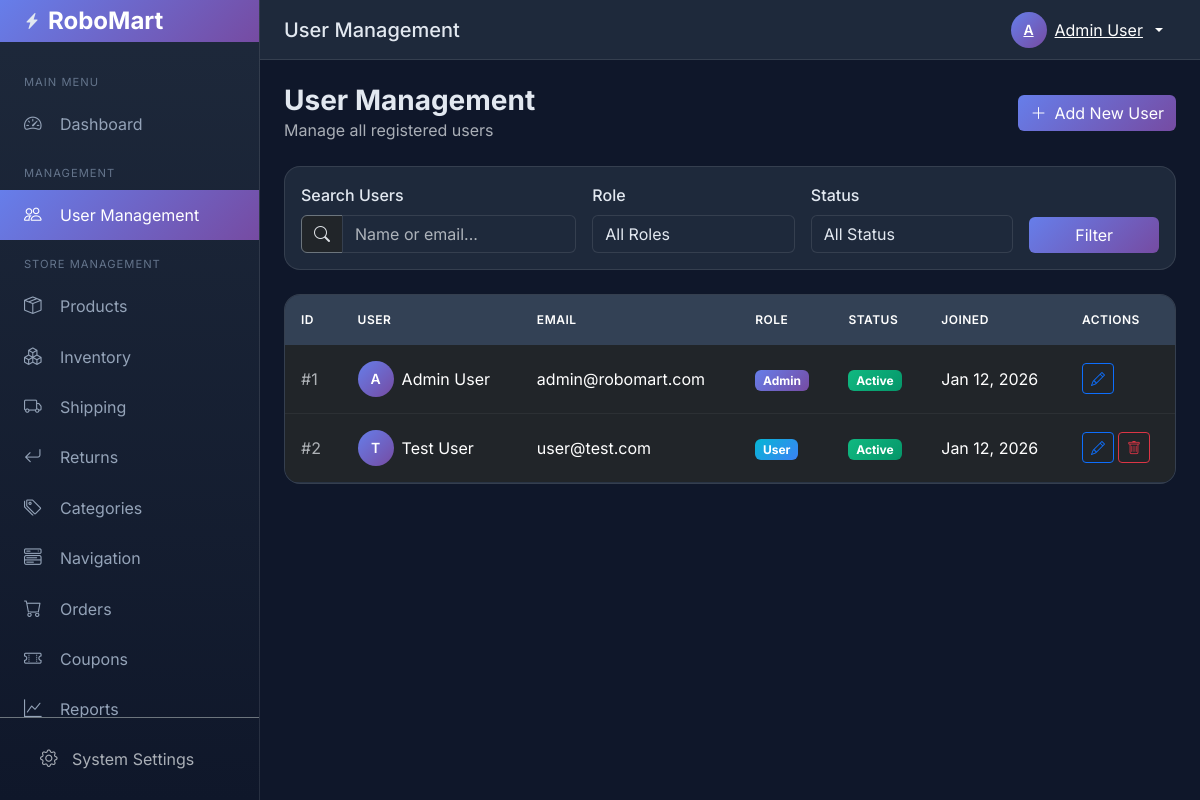
The app's page /backend/users/index.php (signed in) with its own data.
### tables this page shows
CREATE TABLE IF NOT EXISTS users (
    id INT AUTO_INCREMENT PRIMARY KEY,
    full_name VARCHAR(100) NOT NULL,
    email VARCHAR(255) NOT NULL UNIQUE,
    password_hash VARCHAR(255) NOT NULL,
    role ENUM('user', 'admin') NOT NULL DEFAULT 'user',
    google_id VARCHAR(255) NULL UNIQUE,
    is_active TINYINT(1) NOT NULL DEFAULT 1,
    created_at TIMESTAMP DEFAULT CURRENT_TIMESTAMP,
    updated_at TIMESTAMP DEFAULT CURRENT_TIMESTAMP ON UPDATE CURRENT_TIMESTAMP,
    INDEX idx_email (email),
    INDEX idx_google_id (google_id),
    INDEX idx_role (role)
);

### functions.php (called while the page is built, shortened)
<?php
function get_all_users($pdo, $page = 1, $per_page = 10, $search = '', $role = '', $status = '') {
    $offset = ($page - 1) * $per_page;
    $where_clauses = [];
    $params = [];
    $where = !empty($where_clauses) ? 'WHERE ' . implode(' AND ', $where_clauses) : '';
    $count_sql = "SELECT COUNT(*) FROM users {$where}";
    $count_stmt = $pdo->prepare($count_sql);
    $count_stmt->execute($params);
    $total = $count_stmt->fetchColumn();
    $sql = "SELECT id, full_name, email, role, is_active, created_at, updated_at
            FROM users {$where}
            ORDER BY created_at DESC
            LIMIT {$per_page} OFFSET {$offset}";
    $stmt = $pdo->prepare($sql);
    $stmt->execute($params);
    $users = $stmt->fetchAll();
    return [
        'users' => $users,
        'total' => $total,
        'pages' => ceil($total / $per_page),
        'current_page' => $page
    ];
}

### backend/users/index.php (the view, shortened to what this page needs)
<?php
require_once '../config.php';
$page = isset($_GET['page']) ? max(1, intval($_GET['page'])) : 1;
$search = isset($_GET['search']) ? sanitize_input($_GET['search']) : '';
$role = isset($_GET['role']) ? sanitize_input($_GET['role']) : '';
$status = isset($_GET['status']) ? sanitize_input($_GET['status']) : '';
$result = get_all_users($pdo, $page, ADMIN_PER_PAGE, $search, $role, $status);
$users = $result['users'];
include '../includes/header.php';
include '../includes/sidebar.php';
?>
<div class="page-header d-flex justify-content-between align-items-center flex-wrap gap-3">
    <div>
        <h1 class="page-title">User Management</h1>
        <p class="text-muted mb-0">Manage all registered users</p>
    </div>
    <div>
        <a href="add.php" class="btn btn-primary">
            <i class="bi bi-plus-lg me-2"></i>Add New User
        </a>
    </div>
</div>
<div class="table-container mb-4">
    <div class="p-3">
        <form method="GET" class="row g-3 align-items-end">
            <div class="col-md-4">
                <label class="form-label">Search Users</label>
                <div class="input-group">
                    <span class="input-group-text bg-dark border-secondary"><i class="bi bi-search"></i></span>
                    <input type="text" name="search" class="form-control"
                           placeholder="Name or email..."
                           value="<?php echo htmlspecialchars($search); ?>">
                </div>
            </div>
            <div class="col-md-3">
                <label class="form-label">Role</label>
                <select name="role" class="form-select">
                    <option value="">All Roles</option>
                </select>
            </div>
            <div class="col-md-3">
                <label class="form-label">Status</label>
                <select name="status" class="form-select">
                    <option value="">All Status</option>
                </select>
            </div>
            <div class="col-md-2">
                <button type="submit" class="btn btn-primary w-100">Filter</button>
            </div>
        </form>
    </div>
</div>
<div class="table-container">
    <div class="table-responsive">
        <table class="table">
            <thead>
                <tr>
                    <th>ID</th>
                    <th>User</th>
                    <th>Email</th>
                    <th>Role</th>
                    <th>Status</th>
                    <th>Joined</th>
                    <th>Actions</th>
                </tr>
            </thead>
            <tbody>
                <?php if (empty($users)): ?>
                <tr>
                    <td colspan="7" class="text-center py-5 text-muted">
                        <i class="bi bi-people fs-1 d-block mb-3"></i>
                        No users found
                    </td>
                </tr>
                <?php else: ?>
                <?php foreach ($users as $user): ?>
                <tr>
                    <td class="text-muted">#<?php echo $user['id']; ?></td>
                    <td>
                        <div class="d-flex align-items-center gap-2">
                            <div class="avatar">
                                <?php echo strtoupper(substr($user['full_name'], 0, 1)); ?>
                            </div>
                            <span><?php echo htmlspecialchars($user['full_name']); ?></span>
                        </div>
                    </td>
                    <td><?php echo htmlspecialchars($user['email']); ?></td>
                    <td>
                        <span class="badge <?php echo $user['role'] === 'admin' ? 'badge-admin' : 'badge-user'; ?>">
                            <?php echo ucfirst($user['role']); ?>
                        </span>
                    </td>
                    <td>
                        <span class="badge <?php echo $user['is_active'] ? 'badge-active' : 'badge-inactive'; ?>">
                            <?php echo $user['is_active'] ? 'Active' : 'Inactive'; ?>
                        </span>
                    </td>
                    <td><?php echo date('M d, Y', strtotime($user['created_at'])); ?></td>
                    <td>
                        <div class="d-flex gap-1">
                            <a href="edit.php?id=<?php echo $user['id']; ?>"
                               class="btn btn-sm btn-outline-primary" title="Edit">
                                <i class="bi bi-pencil"></i>
                            </a>
                            <?php if ($user['id'] != $_SESSION['user_id']): ?>
                            <button type="button" class="btn btn-sm btn-outline-danger"
                                    title="Delete" onclick="confirmDelete(<?php echo $user['id']; ?>, '<?php echo htmlspecialchars(addslashes($user['full_name'])); ?>')">
                                <i class="bi bi-trash"></i>
                            </button>
                            <?php endif; ?>
                        </div>
                    </td>
                </tr>
                <?php endforeach; ?>
                <?php endif; ?>
            </tbody>
        </table>
    </div>
</div>
<?php include '../includes/footer.php'; ?>

### backend/includes/header.php (style rules this page uses)
:root { --sidebar-width: 260px; --header-height: 60px; --primary-gradient: linear-gradient(135deg, #667eea 0%, #764ba2 100%); }
body { font-family: 'Inter', sans-serif; background-color: #0f172a; color: #e2e8f0; }
.table-container { background: #1e293b; border-radius: 16px; border: 1px solid rgba(255,255,255,0.1); overflow: hidden; }
.table { margin: 0; color: #e2e8f0; }
.table thead th { background: #334155; border-bottom: none; padding: 1rem; font-weight: 600; text-transform: uppercase; font-size: 0.75rem; letter-spacing: 0.5px; }
.table tbody td { padding: 1rem; border-color: rgba(255,255,255,0.05); vertical-align: middle; }
.badge-admin { background: linear-gradient(135deg, #667eea 0%, #764ba2 100%); }
.badge-user { background: linear-gradient(135deg, #06b6d4 0%, #3b82f6 100%); }
.badge-active { background: linear-gradient(135deg, #10b981 0%, #059669 100%); }
.btn-primary { background: var(--primary-gradient); border: none; }
.form-control, .form-select { background: #1e293b; border: 1px solid rgba(255,255,255,0.1); color: #e2e8f0; }
.form-label { font-weight: 500; margin-bottom: 0.5rem; }
.page-header { margin-bottom: 1.5rem; }
.page-title { font-size: 1.75rem; font-weight: 700; margin: 0; }
.avatar { width: 36px; height: 36px; border-radius: 50%; background: var(--primary-gradient); display: flex; align-items: center; justify-content: center; font-weight: 600; font-size: 0.875rem; }

### records on screen
users: id "1", full_name "A", full_name "Admin User", email "admin@robomart.com", role "Admin", is_active "Active", created_at "Jan 12, 2026"
users: id "2", full_name "T", full_name "Test User", email "user@test.com", role "User", is_active "Active", created_at "Jan 12, 2026"

### other values on screen
$page_title "User Management"
substr($_SESSION['full_name'], 0, 1) "A"
$_SESSION['full_name'] "Admin User"
